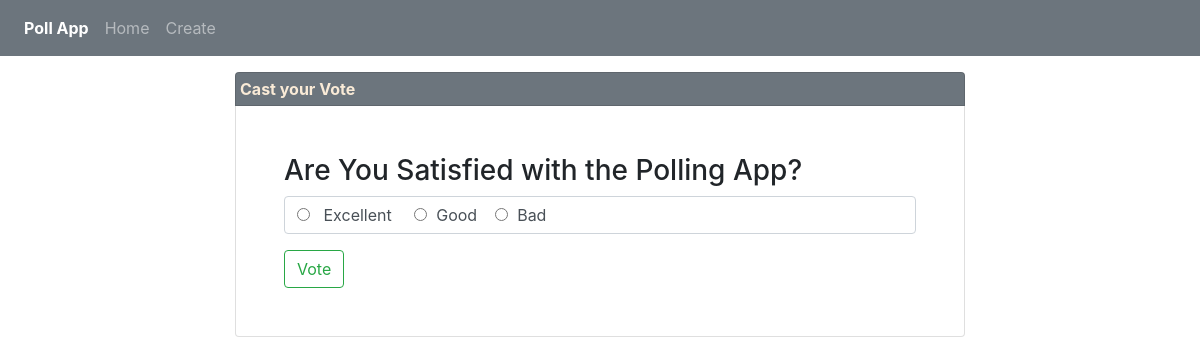
Page /vote/4/ on the committed database.
### pollapp/models.py (models this page shows, shortened)
class Poll(models.Model):
    question = models.TextField()
    option_one = models.CharField(max_length=40)
    option_two = models.CharField(max_length=40)
    option_three = models.CharField(max_length=40)
    option_one_count = models.IntegerField(default=0)
    option_two_count = models.IntegerField(default=0)
    option_three_count = models.IntegerField(default=0)

### pollapp/views.py (the view)
# urls.py: path('vote/<poll_id>/', views.vote, name='vote'),
def vote(request, poll_id):
    poll = Poll.objects.get(pk=poll_id)
    if request.method == 'POST':
        selected_option = request.POST['poll']
        if selected_option == 'option1':
            poll.option_one_count += 1
        elif selected_option == 'option2':
            poll.option_two_count += 1
        elif selected_option == 'option3':
            poll.option_three_count += 1
        else:
            return HttpResponse(404, 'Invalid Form')
        poll.save()
        return HttpResponseRedirect('/results/%s' % poll_id)
    else:
        context = {'poll': poll}
        return render(request, 'vote.html', context)

### pollapp/templates/vote.html (shortened to what this page needs)
{% extends 'base.html' %}
{% block content %}
<div class="row mt-3">
    <div class="col-lg-8 offset-lg-2">
        <form action="" method="post">
        <ul class="list-group">
            <li class=" p-1 mt-15 list-group-item bg-secondary" style="color:antiquewhite;">Cast your Vote</li>
            <li class=" p-5 list-group-item">
                <h3>{{poll.question}}</h3>
                <div class="form-control">
                    <label>
                        <input type="radio" name="poll" value="option1"/> &nbsp {{poll.option_one}}
                    </label> &nbsp &nbsp
                    <label>
                        <input type="radio" name="poll" value="option2"/>&nbsp {{poll.option_two}}
                    </label>&nbsp &nbsp
                    <label>
                        <input type="radio" name="poll" value="option3"/>&nbsp {{poll.option_three}}
                    </label>
                </div>
              <button type="submit" class="mt-3 btn btn-outline-success">Vote</button>
            </li>
        </ul>
            </form>
    </div>
</div>
{% endblock%}

### assets/style.css (style rules this page uses)
.list-group-item { font-weight:bold; }

### rows in the picture
Poll: question "Are You Satisfied with the Polling App?", option_one "Excellent", option_two "Good", option_three "Bad"
